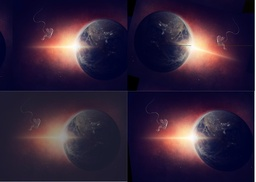
#> input picture example/example.jpeg, 256 x 182 px, shrunk from 1015 x 720 before the run; its folder holds only this picture in this run
$ python image_augmentation.py   (older library calls are emulated)
#> lines starting #> are read from the running program, lines starting #| are printed output that depends on the picture
import numpy as np
import math
from scipy import ndimage, misc
import matplotlib.pyplot as plt
from glob import glob
from define_paths import paths
import logging

logging.basicConfig(level=logging.INFO)
logger = logging.getLogger(__name__)


class image_augmentation:
    def __init__(self):
        self.data_path = paths.DATA_PATH
        self.test = False

    def _read_data(self, file):
        image = misc.imread(file)
        return image

    def mirror_rotate(self, image, direction='horizontal'):
        if(direction == 'horizontal'):
            image_mirror = image[:,::-1,:]
        elif(direction == 'vertical'):
            image_mirror = image[::-1,:,:]
        return image_mirror

    def translation(self, image, shift):
        image_trans_left = np.append(image[:,int((1-shift)*len(image[0])):,:], image[:,0:int((1-shift)*len(image[0])),:], axis = 1)
        image_trans_right = np.append(image[:,int(shift*len(image[0])):,:], image[:,0:int(shift*len(image[0])),:], axis = 1)
        image_trans_down = np.append(image[:int(shift*len(image)),:,:], image[:int((1-shift)*len(image)),:,:], axis = 0)
        image_trans_up = np.append(image[int(shift*len(image)):,:,:], image[int((1-shift)*len(image)):,:,:], axis = 0)
        return image_trans_left, image_trans_right, image_trans_up, image_trans_down

    def rotate(self, image, angle):
        angle = angle*3.14159/180.0
        image_rotated = np.zeros([len(image),len(image[0]),len(image[0][0])])
        for chan in range(0,len(image[0][0])):
            for x in range(0,len(image)):
                for y in range(0,len(image[0])):
                	# Rotate pixels
                    xpix = x - len(image)/2
                    ypix = y - len(image[0])/2
                    newX = int(round(math.cos(angle)*(xpix) + math.sin(angle)*(ypix)))
                    newY = int(round(-math.sin(angle)*(xpix) + math.cos(angle)*(ypix)))
                    if(newX <= 0 and newY < 0):
                        newX2 = newX + int(len(image)/2)
                        newY2 = newY + int(len(image[0])/2)
                    if(newX < 0 and newY >= 0):
                        newX2 = newX + int(len(image)/2)
                        newY2 = newY - int(len(image[0])/2)
                    if(newX >= 0 and newY > 0):
                        newX2 = newX - int(len(image)/2)
                        newY2 = newY - int(len(image[0])/2)
                    if(newX > 0  and newY <= 0):
                        newX2 = newX - int(len(image)/2)
                        newY2 = newY + int(len(image[0])/2)
                    image_rotated[newX2,newY2,chan] = image[x,y,chan]
                    # Fix lost pixels by correcting with previous pixel
                    if(chan == len(image[0][0])-1 and np.array_equal(image_rotated[x,y], np.array([0,0,0]))
                    	and np.array_equal(image_rotated[x, y-1], np.array([0,0,0])) == False):
                        image_rotated[x,y] = image_rotated[x, y-1]
       	return image_rotated

    def shearing(self, image, factor, direction='horizontal'):
        image_shear = np.zeros([len(image),len(image[0]),len(image[0][0])])
        for chan in range(0,len(image[0][0])):
            if(direction == "vertical"):
                for x in range(0,len(image)):
                    for y in range(0,len(image[0])):
                        newX = int(round(x + factor*y))
                        newY = y
                        if(newX >= len(image)-1): break
                        image_shear[newX,newY,chan] = image[x,y,chan]
            elif(direction == "horizontal"):
                for x in range(0,len(image)):
                    for y in range(0,len(image[0])):
                        newX = x
                        newY = int(round(y + factor*x))
                        if(newY >= len(image[0])-1): break
                        image_shear[newX,newY,chan] = image[x,y,chan]
        return image_shear

    def change_contrast(self, image, factor_gain, factor_bias):
        image_contrast = image
        for chan in range(0,len(image[0][0])):
            image_contrast[:,:,chan] = factor_gain*image[:,:,chan]+factor_bias
        return image_contrast

	# def resize(self,image,nx,ny):
    #   return

    def save_image(self, image, ori_file, number):
    	for i in range(0,len(image)):
    	    misc.imsave(ori_file[:-4]+number[i]+".jpg",image[i])

    def plot_image(self, image):
        plt.imshow(image)
        plt.show()

    def perform_augmentation(self):
    	# List all images within folder
        filelist = glob(self.data_path+'*')
        logger.info(filelist)
        # for each image
        for file in filelist:
        	# Read image
            image = self._read_data(file)
#> in _read_data, image is the input picture: shape (182, 256, 3); mean R, G, B 53, 37, 59.1
            # Perform mirror rotation and save
            image_mirror = self.mirror_rotate(image)
            self.save_image([image_mirror],file,["a"])
#> the loop in save_image, `for i in range(0,len(image)):` made 1 pass
            # Perform translation on original image and save
            image_trans_left, image_trans_right, image_trans_up, image_trans_down = self.translation(image, 0.1)
            self.save_image([image_trans_left, image_trans_right, image_trans_up, image_trans_down],file,["b","c","d","e"])
#> the loop in save_image (call 2), `for i in range(0,len(image)):` made 4 passes
            # Perform translation on mirror image and save
            image_trans_left, image_trans_right, image_trans_up, image_trans_down = self.translation(image_mirror, 0.1)
#> call 2 of translation, with shift = 0.1
#> in translation (call 2), `image_trans_down = np.append(image[:int(shift*len(image)),:,:], image[..`:
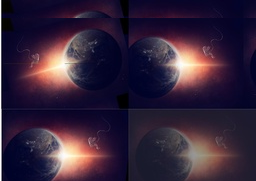
#> image_trans_down: shape (181, 256, 3); mean R, G, B 52.5, 36, 58.6
#> in translation (call 2), `image_trans_up = np.append(image[int(shift*len(image)):,:,:], image[in..`:
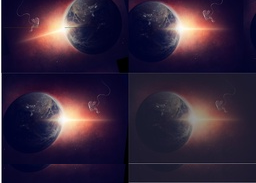
#> image_trans_up: shape (183, 256, 3); mean R, G, B 53.5, 38.1, 59.5
            self.save_image([image_trans_left, image_trans_right, image_trans_up, image_trans_down],file,["f","g","h","i"])
            # Perform rotation on original image and save
            image_rotated = self.rotate(image,15.0)
#> in rotate, `image_rotated = np.zeros([len(image),len(image[0]),len(image[0][0])])`: image_rotated: shape (182, 256, 3) float64; every value is 0
#> the loop in rotate, `for chan in range(0,len(image[0][0])):` made 3 passes
#> after the loop in rotate, `for chan in range(0,len(image[0][0])):`:
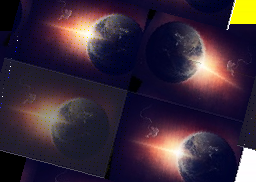
#> image_rotated: shape (182, 256, 3) float64; mean R, G, B 57.4, 41.7, 58.1
            self.save_image([image_rotated],file,["j"])
            # Perform rotation on mirror image and save
            image_rotated = self.rotate(image_mirror,15.0)
#> call 2 of rotate, with angle = 15
#> the loop in rotate (call 2), `for chan in range(0,len(image[0][0])):` made 3 passes
#> after the loop in rotate (call 2), `for chan in range(0,len(image[0][0])):`:
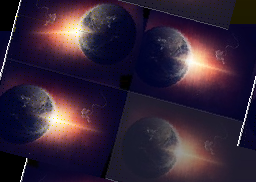
#> image_rotated: shape (182, 256, 3) float64; mean R, G, B 52.8, 37.1, 56.2
            self.save_image([image_rotated],file,["k"])
            # Perform shearing on original image and save
            image_shear = self.shearing(image, 0.12)
#> the loop in shearing, `for chan in range(0,len(image[0][0])):` made 3 passes
#> after the loop in shearing, `for chan in range(0,len(image[0][0])):`:
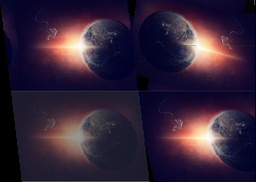
#> image_shear: shape (182, 256, 3) float64; mean R, G, B 51.2, 35.4, 56.1
            self.save_image([image_shear],file,["l"])
            # Perform shearing on mirror image and save
            image_shear = self.shearing(image_mirror, 0.12)
#> call 2 of shearing, with factor = 0.12, direction = 'horizontal'
#> the loop in shearing (call 2), `for chan in range(0,len(image[0][0])):` made 3 passes
#> after the loop in shearing (call 2), `for chan in range(0,len(image[0][0])):`:
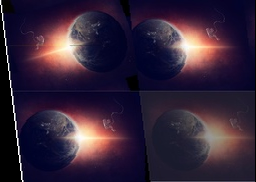
#> image_shear: shape (182, 256, 3) float64; mean R, G, B 51.7, 36, 57
            self.save_image([image_shear],file,["m"])
            # Perform change contrast on original image and save
            image_contrast = self.change_contrast(image, 0.5, 25)
#> the loop in change_contrast, `for chan in range(0,len(image[0][0])):` made 3 passes
            self.save_image([image_contrast],file,["n"])
            # Perform change contrast on mirror image and save
            image_contrast = self.change_contrast(image_mirror, 0.5, 25)
#> call 2 of change_contrast, with factor_gain = 0.5, factor_bias = 25
#> the loop in change_contrast (call 2), `for chan in range(0,len(image[0][0])):` made 3 passes
#> after the loop in change_contrast (call 2), `for chan in range(0,len(image[0][0])):`:
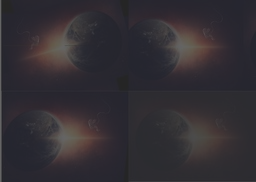
#> image_contrast: shape (182, 256, 3); mean R, G, B 50.4, 46.4, 51.9
            self.save_image([image_contrast],file,["o"])
            # Limit to the first image for testing
            if(self.test):
                logger.info("Stopping after the first image.")
                exit()


if __name__ == '__main__':
	process = image_augmentation()
	process.perform_augmentation()

$ run again, on example/example.jpg
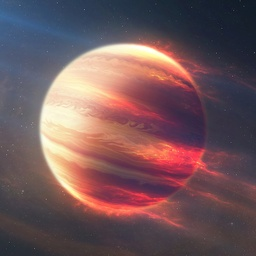
#> input picture example/example.jpg, 256 x 256 px, shrunk from 601 x 600 before the run
#> in _read_data, image is the input picture: shape (256, 256, 3); mean R, G, B 113.6, 86.6, 90.9
#> the loop in save_image, `for i in range(0,len(image)):` made 1 pass
#> the loop in save_image (call 2), `for i in range(0,len(image)):` made 4 passes
#> the loop in rotate, `for chan in range(0,len(image[0][0])):` made 3 passes
#> the loop in rotate (call 2), `for chan in range(0,len(image[0][0])):` made 3 passes
#> the loop in shearing, `for chan in range(0,len(image[0][0])):` made 3 passes
#> the loop in shearing (call 2), `for chan in range(0,len(image[0][0])):` made 3 passes
#> after the loop in shearing (call 2), `for chan in range(0,len(image[0][0])):`:
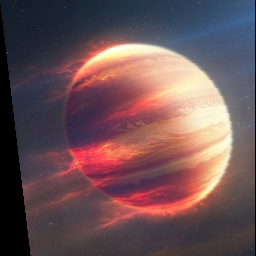
#> image_shear: shape (256, 256, 3) float64; mean R, G, B 108.5, 81.7, 85.6
#> the loop in change_contrast, `for chan in range(0,len(image[0][0])):` made 3 passes
#> the loop in change_contrast (call 2), `for chan in range(0,len(image[0][0])):` made 3 passes
#> after the loop in change_contrast (call 2), `for chan in range(0,len(image[0][0])):`:
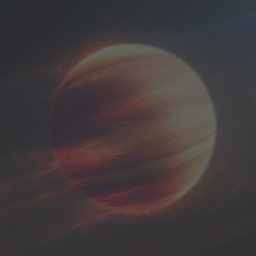
#> image_contrast: shape (256, 256, 3); mean R, G, B 65.5, 58.8, 59.9
